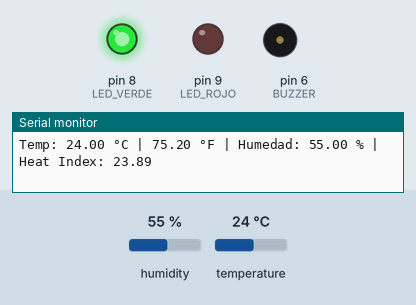
A sketch run on a simulated Arduino Uno, built with avr-gcc and run on an emulated ATmega328P. Parts: output pins drawn as LEDs (lit = HIGH), buzzer (waves = sounding), the last lines printed to the serial monitor. The inputs (shaded band) are chosen by the test bench; at power-on: temperature 24 °C, humidity 55 %.

Above: at 2.8 s.
2.9 s: temperature set to 29.4 °C
5.6 s: temperature set to 30.6 °C
At 7.4 s:
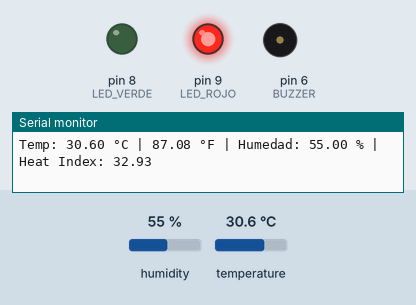
11.5 s: temperature set to 12 °C
At 12.8 s:
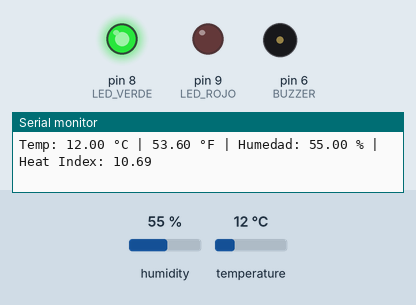
14.2 s: temperature set to 33 °C
At 16.7 s:
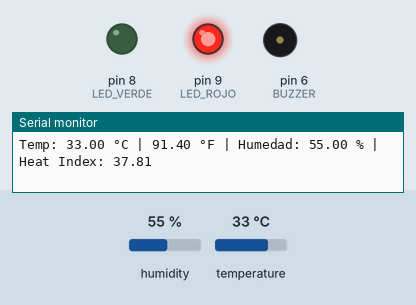
Timing chart, 0 to 21.2 s (numbered marks = the images above; inputs shaded):
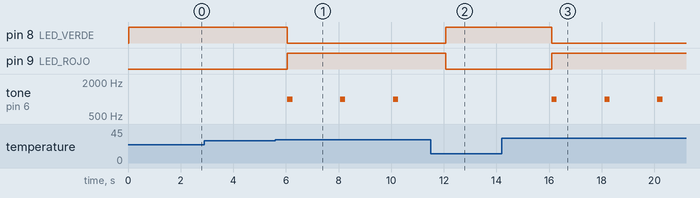

The sketch:

sketch.ino
```cpp
#include "DHT.h"

#define PIN_DHT 7
#define TIPO_DHT DHT22

#define LED_VERDE 8
#define LED_ROJO 9
#define BUZZER 6

DHT dht(PIN_DHT, TIPO_DHT);

// Umbrales
const float TEMP_ALTA = 30.0;
const float TEMP_BAJA = 10.0;
const float HUM_ALTA  = 80.0;

void setup() {
  Serial.begin(9600);

  pinMode(LED_VERDE, OUTPUT);
  pinMode(LED_ROJO, OUTPUT);
  pinMode(BUZZER, OUTPUT);

  dht.begin();

  Serial.println("=== LAB 05: DHT22 ===");
}

void loop() {
  float humedad = dht.readHumidity();
  float tempC = dht.readTemperature();
  float tempF = dht.readTemperature(true);

  // Verificar lectura
  if (isnan(humedad) || isnan(tempC)) {
    Serial.println("Error leyendo DHT22");
    return;
  }

  // Índice de calor
  float indiceCalor = dht.computeHeatIndex(tempC, humedad, false);

  // Mostrar datos
  Serial.print("Temp: ");
  Serial.print(tempC);
  Serial.print(" °C | ");

  Serial.print(tempF);
  Serial.print(" °F | Humedad: ");
  Serial.print(humedad);
  Serial.print(" % | Heat Index: ");
  Serial.println(indiceCalor);

  // Lógica de alertas
  if (tempC > TEMP_ALTA) {
    digitalWrite(LED_ROJO, HIGH);
    digitalWrite(LED_VERDE, LOW);
    tone(BUZZER, 1000, 200);

  } else if (tempC < TEMP_BAJA) {
    digitalWrite(LED_ROJO, HIGH);
    digitalWrite(LED_VERDE, LOW);
    tone(BUZZER, 500, 200);

  } else {
    digitalWrite(LED_VERDE, HIGH);
    digitalWrite(LED_ROJO, LOW);
    noTone(BUZZER);
  }

  delay(2000); // IMPORTANTE: DHT22 necesita 2s
}
```

Measured:
- the behaviour switches between 30 and 30.1 °C on temperature (found by bisection; images 0 and 1)
- after the input at 5.6 s, pin 8 (LED_VERDE): HIGH → LOW after 0.45 s; pin 9 (LED_ROJO): LOW → HIGH after 0.45 s; tone on pin 6 (BUZZER): alternates 1000 Hz for 0.20 s and silent for 1.8 s, starting after 0.45 s
- after the input at 11.5 s, pin 8 (LED_VERDE): LOW → HIGH after 0.58 s; pin 9 (LED_ROJO): HIGH → LOW after 0.58 s; tone on pin 6 (BUZZER): stays silent (without the input it goes to 1000 Hz after 0.58 s)
- after the input at 14.2 s, pin 8 (LED_VERDE): HIGH → LOW after 1.9 s; pin 9 (LED_ROJO): LOW → HIGH after 1.9 s; tone on pin 6 (BUZZER): alternates 1000 Hz for 0.20 s and silent for 1.8 s, starting after 1.9 s
